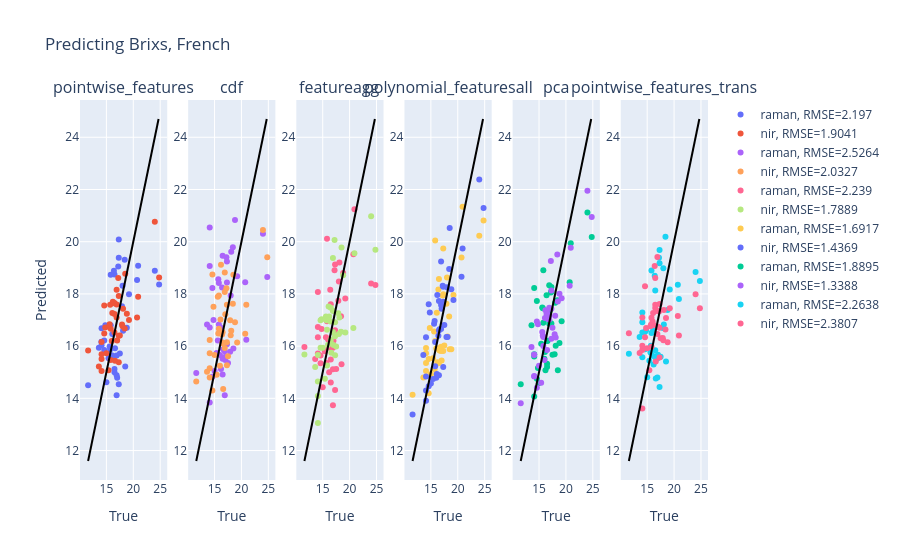

Source (notebook cell):
### Code cell
to_plot = feats #['pointwise_features', 'cdf', 'featureagg', 'polynomial_featuresall', 'pca']
fig = make_subplots(1,6, subplot_titles=to_plot)

ytrue = ss_f.br_test
for i,feat in enumerate(to_plot):
    model = getattr(ss_f, f'rm_{feat}_br_RandomForestRegressor')
    ypred = model['ypred']
    score = 100 * model['score'] / ss_f.ph.max()
    score = model['score']
    fig.add_trace(go.Scatter(x=ytrue, y=ypred, mode='markers', name=f'raman, RMSE={round(score,4)} '), row=1, col=i+1)
    
    model = getattr(ss_f, f'nir_{feat}_br_RandomForestRegressor')
    ypred = model['ypred']
    score = 100 * model['score'] / ss_f.ph.max()
    score = model['score']
    fig.add_trace(go.Scatter(x=ytrue, y=ypred, mode='markers', name=f'nir, RMSE={round(score,4)} '), row=1, col=i+1)
    
    fig.add_trace(go.Scatter(x=np.arange(ytrue.min(), ytrue.max(), 0.1), y=np.arange(ytrue.min(), ytrue.max(), 0.1), mode='lines', marker=dict(color='black'), showlegend=False), row=1, col=i+1)
    fig.update_xaxes(title_text='True', row=1, col=i+1)
    fig.update_yaxes(title_text='Predicted', row=1, col=1)
fig.update_layout(title_text='Predicting Brixs, French')

### Figure 1 — Plotly figure (JSON) as saved in the notebook; plotly's stock layout.template omitted (floating-point values rounded to 4 significant figures; data arrays with more than 128 entries replaced by an {"elided": "..."} marker saying what was removed)
{"data": [{"mode": "markers", "name": "raman, RMSE=2.197 ", "type": "scatter", "x": [15.7, 15.4, 16.2, 11.6, 16.9, 17.5, 13.6, 18.5, 17.3, 16.1, 16.5, 17, 14.1, 16.9, 17.3, 16.6, 15.6, 17.9, 16.5, 15, 14.8, 18, 19.2, 17.2, 14.6, 14.1, 15.8, 20.7, 14.6, 24.8, 20.9, 18.4, 15.8, 17.3, 16.5, 18.8, 16, 16.9, 14.1, 24, 14.1, 16.4, 18.1], "xaxis": "x", "y": [15.87, 15.53, 15.61, 14.5, 15.64, 15.71, 15.94, 15.22, 14.54, 16.46, 18.74, 14.78, 16.68, 14.12, 20.08, 15.92, 15.99, 17.52, 15.12, 14.62, 16.8, 18.32, 17.99, 19.05, 16.22, 16.17, 16.8, 18.53, 15.85, 18.36, 19.08, 19.3, 18.74, 19.38, 15.0, 16.7, 15.65, 14.89, 16.03, 18.89, 16.16, 18.89, 16.59], "yaxis": "y"}, {"mode": "markers", "name": "nir, RMSE=1.9041 ", "type": "scatter", "x": [15.7, 15.4, 16.2, 11.6, 16.9, 17.5, 13.6, 18.5, 17.3, 16.1, 16.5, 17, 14.1, 16.9, 17.3, 16.6, 15.6, 17.9, 16.5, 15, 14.8, 18, 19.2, 17.2, 14.6, 14.1, 15.8, 20.7, 14.6, 24.8, 20.9, 18.4, 15.8, 17.3, 16.5, 18.8, 16, 16.9, 14.1, 24, 14.1, 16.4, 18.1], "xaxis": "x", "y": [17.59, 15.07, 17.7, 15.83, 18.16, 16.41, 15.22, 18.77, 15.38, 17.27, 17.23, 16.21, 15.51, 17.6, 17.92, 15.44, 16.84, 16.83, 17.65, 15.72, 16.72, 16.76, 17.0, 18.61, 17.56, 16.16, 16.67, 17.1, 16.48, 18.63, 17.89, 16.68, 15.46, 16.39, 16.52, 17.24, 16.2, 17.1, 15.69, 20.76, 15.04, 17.64, 17.43], "yaxis": "y"}, {"marker": {"color": "black"}, "mode": "lines", "showlegend": false, "type": "scatter", "x": {"elided": "132 float values"}, "xaxis": "x", "y": {"elided": "132 float values"}, "yaxis": "y"}, {"mode": "markers", "name": "raman, RMSE=2.5264 ", "type": "scatter", "x": [15.7, 15.4, 16.2, 11.6, 16.9, 17.5, 13.6, 18.5, 17.3, 16.1, 16.5, 17, 14.1, 16.9, 17.3, 16.6, 15.6, 17.9, 16.5, 15, 14.8, 18, 19.2, 17.2, 14.6, 14.1, 15.8, 20.7, 14.6, 24.8, 20.9, 18.4, 15.8, 17.3, 16.5, 18.8, 16, 16.9, 14.1, 24, 14.1, 16.4, 18.1], "xaxis": "x2", "y": [18.56, 15.73, 15.13, 14.97, 15.58, 15.36, 16.83, 15.91, 16.07, 16.71, 19.46, 15.46, 20.54, 14.11, 19.25, 15.89, 16.22, 15.78, 15.52, 15.05, 17.0, 17.94, 18.68, 19.41, 18.23, 19.07, 16.83, 18.44, 14.83, 18.65, 16.25, 19.79, 18.41, 18.44, 14.91, 20.84, 15.66, 15.8, 16.72, 20.31, 13.84, 18.25, 19.61], "yaxis": "y2"}, {"mode": "markers", "name": "nir, RMSE=2.0327 ", "type": "scatter", "x": [15.7, 15.4, 16.2, 11.6, 16.9, 17.5, 13.6, 18.5, 17.3, 16.1, 16.5, 17, 14.1, 16.9, 17.3, 16.6, 15.6, 17.9, 16.5, 15, 14.8, 18, 19.2, 17.2, 14.6, 14.1, 15.8, 20.7, 14.6, 24.8, 20.9, 18.4, 15.8, 17.3, 16.5, 18.8, 16, 16.9, 14.1, 24, 14.1, 16.4, 18.1], "xaxis": "x2", "y": [16.48, 14.9, 19.12, 14.64, 18.82, 15.62, 15.01, 18.74, 15.26, 17.02, 16.53, 17.22, 15.16, 18.07, 17.58, 14.36, 17.89, 16.99, 16.11, 15.66, 17.51, 16.41, 16.14, 18.22, 18.74, 14.8, 17.94, 16.48, 14.3, 19.41, 17.58, 17.62, 16.67, 16.15, 16.14, 16.92, 15.24, 15.93, 15.72, 20.45, 16.23, 16.44, 16.59], "yaxis": "y2"}, {"marker": {"color": "black"}, "mode": "lines", "showlegend": false, "type": "scatter", "x": {"elided": "132 float values"}, "xaxis": "x2", "y": {"elided": "132 float values"}, "yaxis": "y2"}, {"mode": "markers", "name": "raman, RMSE=2.239 ", "type": "scatter", "x": [15.7, 15.4, 16.2, 11.6, 16.9, 17.5, 13.6, 18.5, 17.3, 16.1, 16.5, 17, 14.1, 16.9, 17.3, 16.6, 15.6, 17.9, 16.5, 15, 14.8, 18, 19.2, 17.2, 14.6, 14.1, 15.8, 20.7, 14.6, 24.8, 20.9, 18.4, 15.8, 17.3, 16.5, 18.8, 16, 16.9, 14.1, 24, 14.1, 16.4, 18.1], "xaxis": "x3", "y": [15.36, 15.8, 15.0, 15.96, 15.12, 15.12, 15.51, 15.31, 14.32, 15.95, 17.61, 16.21, 18.07, 13.73, 19.13, 16.19, 16.34, 17.74, 14.61, 14.43, 16.65, 18.48, 17.82, 18.91, 15.64, 15.72, 16.95, 19.52, 15.35, 18.34, 21.25, 17.14, 20.12, 16.61, 15.49, 18.8, 16.25, 15.94, 16.73, 18.4, 16.34, 18.16, 19.2], "yaxis": "y3"}, {"mode": "markers", "name": "nir, RMSE=1.7889 ", "type": "scatter", "x": [15.7, 15.4, 16.2, 11.6, 16.9, 17.5, 13.6, 18.5, 17.3, 16.1, 16.5, 17, 14.1, 16.9, 17.3, 16.6, 15.6, 17.9, 16.5, 15, 14.8, 18, 19.2, 17.2, 14.6, 14.1, 15.8, 20.7, 14.6, 24.8, 20.9, 18.4, 15.8, 17.3, 16.5, 18.8, 16, 16.9, 14.1, 24, 14.1, 16.4, 18.1], "xaxis": "x3", "y": [16.99, 14.75, 17.13, 15.68, 19.37, 15.99, 15.2, 19.77, 15.65, 17.52, 17.47, 16.04, 14.09, 17.34, 16.91, 15.75, 17.13, 17.26, 16.24, 15.94, 17.03, 16.46, 16.52, 20.06, 17.0, 15.66, 16.63, 16.69, 15.94, 19.69, 19.56, 16.55, 15.26, 16.38, 16.12, 18.71, 16.05, 16.54, 14.64, 20.98, 13.06, 16.94, 17.1], "yaxis": "y3"}, {"marker": {"color": "black"}, "mode": "lines", "showlegend": false, "type": "scatter", "x": {"elided": "132 float values"}, "xaxis": "x3", "y": {"elided": "132 float values"}, "yaxis": "y3"}, {"mode": "markers", "name": "raman, RMSE=1.6917 ", "type": "scatter", "x": [15.7, 15.4, 16.2, 11.6, 16.9, 17.5, 13.6, 18.5, 17.3, 16.1, 16.5, 17, 14.1, 16.9, 17.3, 16.6, 15.6, 17.9, 16.5, 15, 14.8, 18, 19.2, 17.2, 14.6, 14.1, 15.8, 20.7, 14.6, 24.8, 20.9, 18.4, 15.8, 17.3, 16.5, 18.8, 16, 16.9, 14.1, 24, 14.1, 16.4, 18.1], "xaxis": "x4", "y": [15.1, 15.53, 15.39, 14.14, 15.98, 16.02, 14.8, 15.88, 15.81, 17.28, 18.58, 15.45, 15.72, 15.86, 19.74, 15.83, 16.56, 17.62, 15.35, 14.92, 16.7, 18.63, 17.96, 17.94, 15.51, 15.35, 16.19, 19.4, 14.2, 20.81, 21.34, 17.13, 20.05, 17.98, 15.92, 15.88, 15.91, 15.82, 15.93, 20.23, 15.05, 18.17, 16.37], "yaxis": "y4"}, {"mode": "markers", "name": "nir, RMSE=1.4369 ", "type": "scatter", "x": [15.7, 15.4, 16.2, 11.6, 16.9, 17.5, 13.6, 18.5, 17.3, 16.1, 16.5, 17, 14.1, 16.9, 17.3, 16.6, 15.6, 17.9, 16.5, 15, 14.8, 18, 19.2, 17.2, 14.6, 14.1, 15.8, 20.7, 14.6, 24.8, 20.9, 18.4, 15.8, 17.3, 16.5, 18.8, 16, 16.9, 14.1, 24, 14.1, 16.4, 18.1], "xaxis": "x4", "y": [16.97, 14.74, 17.96, 13.38, 19.24, 16.81, 15.66, 20.53, 15.2, 14.93, 17.73, 17.43, 13.91, 17.57, 18.28, 16.65, 16.86, 16.35, 16.6, 14.57, 17.29, 18.26, 17.77, 18.31, 17.6, 16.34, 15.23, 18.66, 14.47, 21.29, 19.74, 18.96, 16.16, 17.7, 14.89, 18.18, 14.79, 16.65, 14.83, 22.38, 14.3, 16.4, 16.35], "yaxis": "y4"}, {"marker": {"color": "black"}, "mode": "lines", "showlegend": false, "type": "scatter", "x": {"elided": "132 float values"}, "xaxis": "x4", "y": {"elided": "132 float values"}, "yaxis": "y4"}, {"mode": "markers", "name": "raman, RMSE=1.8895 ", "type": "scatter", "x": [15.7, 15.4, 16.2, 11.6, 16.9, 17.5, 13.6, 18.5, 17.3, 16.1, 16.5, 17, 14.1, 16.9, 17.3, 16.6, 15.6, 17.9, 16.5, 15, 14.8, 18, 19.2, 17.2, 14.6, 14.1, 15.8, 20.7, 14.6, 24.8, 20.9, 18.4, 15.8, 17.3, 16.5, 18.8, 16, 16.9, 14.1, 24, 14.1, 16.4, 18.1], "xaxis": "x5", "y": [17.45, 16.09, 15.08, 14.54, 16.98, 15.67, 16.8, 15.08, 16.87, 15.78, 15.32, 17.37, 15.69, 18.33, 18.27, 16.2, 17.48, 15.69, 16.19, 14.59, 15.16, 17.66, 16.95, 18.05, 17.72, 18.23, 16.9, 18.44, 14.75, 20.18, 19.94, 17.76, 18.91, 18.09, 15.2, 16.12, 15.52, 16.85, 15.6, 21.12, 14.07, 17.95, 16.01], "yaxis": "y5"}, {"mode": "markers", "name": "nir, RMSE=1.3388 ", "type": "scatter", "x": [15.7, 15.4, 16.2, 11.6, 16.9, 17.5, 13.6, 18.5, 17.3, 16.1, 16.5, 17, 14.1, 16.9, 17.3, 16.6, 15.6, 17.9, 16.5, 15, 14.8, 18, 19.2, 17.2, 14.6, 14.1, 15.8, 20.7, 14.6, 24.8, 20.9, 18.4, 15.8, 17.3, 16.5, 18.8, 16, 16.9, 14.1, 24, 14.1, 16.4, 18.1], "xaxis": "x5", "y": [16.41, 14.59, 17.37, 13.81, 17.47, 16.7, 15.96, 17.71, 16.29, 17.08, 17.2, 17.43, 14.84, 17.16, 17.43, 17.05, 16.55, 16.46, 17.25, 15.25, 16.84, 17.17, 17.83, 19.26, 16.94, 15.66, 16.0, 18.31, 14.41, 20.95, 19.76, 19.51, 16.35, 18.13, 15.85, 18.0, 15.47, 17.02, 14.85, 21.96, 15.68, 17.24, 16.33], "yaxis": "y5"}, {"marker": {"color": "black"}, "mode": "lines", "showlegend": false, "type": "scatter", "x": {"elided": "132 float values"}, "xaxis": "x5", "y": {"elided": "132 float values"}, "yaxis": "y5"}, {"mode": "markers", "name": "raman, RMSE=2.2638 ", "type": "scatter", "x": [15.7, 15.4, 16.2, 11.6, 16.9, 17.5, 13.6, 18.5, 17.3, 16.1, 16.5, 17, 14.1, 16.9, 17.3, 16.6, 15.6, 17.9, 16.5, 15, 14.8, 18, 19.2, 17.2, 14.6, 14.1, 15.8, 20.7, 14.6, 24.8, 20.9, 18.4, 15.8, 17.3, 16.5, 18.8, 16, 16.9, 14.1, 24, 14.1, 16.4, 18.1], "xaxis": "x6", "y": [16.02, 15.44, 15.29, 15.71, 15.57, 15.6, 16.34, 15.41, 14.43, 16.6, 18.14, 15.67, 17.29, 15.52, 19.68, 14.76, 15.76, 16.69, 15.85, 14.81, 16.61, 18.98, 18.16, 19.39, 16.54, 16.92, 16.51, 18.35, 15.88, 18.49, 17.81, 20.19, 18.9, 19.17, 15.58, 17.39, 15.63, 14.8, 16.52, 18.84, 15.57, 18.7, 16.83], "yaxis": "y6"}, {"mode": "markers", "name": "nir, RMSE=2.3807 ", "type": "scatter", "x": [15.7, 15.4, 16.2, 11.6, 16.9, 17.5, 13.6, 18.5, 17.3, 16.1, 16.5, 17, 14.1, 16.9, 17.3, 16.6, 15.6, 17.9, 16.5, 15, 14.8, 18, 19.2, 17.2, 14.6, 14.1, 15.8, 20.7, 14.6, 24.8, 20.9, 18.4, 15.8, 17.3, 16.5, 18.8, 16, 16.9, 14.1, 24, 14.1, 16.4, 18.1], "xaxis": "x6", "y": [16.82, 15.08, 16.81, 16.49, 17.35, 16.3, 15.74, 17.07, 15.57, 17.27, 18.61, 16.75, 15.85, 19.41, 17.61, 15.41, 16.76, 16.31, 17.58, 15.92, 16.69, 16.23, 17.45, 17.33, 18.3, 17.1, 17.09, 17.15, 16.34, 17.45, 16.41, 16.64, 15.97, 16.7, 17.46, 16.15, 16.94, 16.47, 16.01, 17.98, 13.62, 19.07, 17.39], "yaxis": "y6"}, {"marker": {"color": "black"}, "mode": "lines", "showlegend": false, "type": "scatter", "x": {"elided": "132 float values"}, "xaxis": "x6", "y": {"elided": "132 float values"}, "yaxis": "y6"}], "layout": {"annotations": [{"font": {"size": 16}, "showarrow": false, "text": "pointwise_features", "x": 0.06944, "xanchor": "center", "xref": "paper", "y": 1, "yanchor": "bottom", "yref": "paper"}, {"font": {"size": 16}, "showarrow": false, "text": "cdf", "x": 0.2417, "xanchor": "center", "xref": "paper", "y": 1, "yanchor": "bottom", "yref": "paper"}, {"font": {"size": 16}, "showarrow": false, "text": "featureagg", "x": 0.4139, "xanchor": "center", "xref": "paper", "y": 1, "yanchor": "bottom", "yref": "paper"}, {"font": {"size": 16}, "showarrow": false, "text": "polynomial_featuresall", "x": 0.5861, "xanchor": "center", "xref": "paper", "y": 1, "yanchor": "bottom", "yref": "paper"}, {"font": {"size": 16}, "showarrow": false, "text": "pca", "x": 0.7583, "xanchor": "center", "xref": "paper", "y": 1, "yanchor": "bottom", "yref": "paper"}, {"font": {"size": 16}, "showarrow": false, "text": "pointwise_features_trans", "x": 0.9306, "xanchor": "center", "xref": "paper", "y": 1, "yanchor": "bottom", "yref": "paper"}], "title": {"text": "Predicting Brixs, French"}, "xaxis": {"anchor": "y", "domain": [0, 0.1389], "title": {"text": "True"}}, "xaxis2": {"anchor": "y2", "domain": [0.1722, 0.3111], "title": {"text": "True"}}, "xaxis3": {"anchor": "y3", "domain": [0.3444, 0.4833], "title": {"text": "True"}}, "xaxis4": {"anchor": "y4", "domain": [0.5167, 0.6556], "title": {"text": "True"}}, "xaxis5": {"anchor": "y5", "domain": [0.6889, 0.8278], "title": {"text": "True"}}, "xaxis6": {"anchor": "y6", "domain": [0.8611, 1], "title": {"text": "True"}}, "yaxis": {"anchor": "x", "domain": [0, 1], "title": {"text": "Predicted"}}, "yaxis2": {"anchor": "x2", "domain": [0, 1]}, "yaxis3": {"anchor": "x3", "domain": [0, 1]}, "yaxis4": {"anchor": "x4", "domain": [0, 1]}, "yaxis5": {"anchor": "x5", "domain": [0, 1]}, "yaxis6": {"anchor": "x6", "domain": [0, 1]}}}
